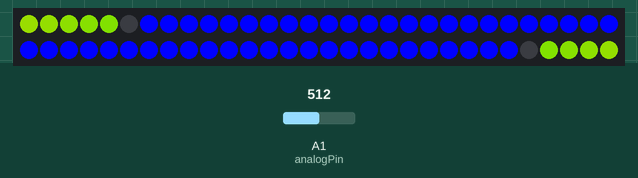
This sketch was run on a simulated Arduino Uno, built with avr-gcc and run on an emulated ATmega328P. Shown: 60 RGB LEDs in strip order, left to right, continuing on the next row. Inputs (shaded band) come from the test bench; at power-on: A1 (analogPin) = 512.

Above: at 1.2 s.
1.3 s: A1 (analogPin) set to 160
At 1.31 s:
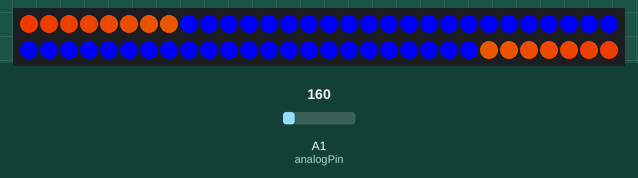
At 2.3 s:
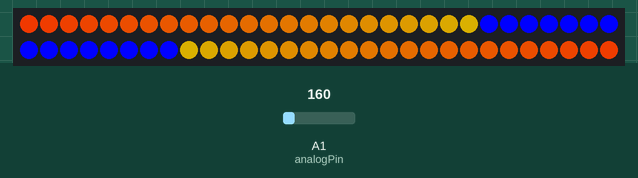
2.8 s: A1 (analogPin) set to 122
4.3 s: A1 (analogPin) set to 142
5.8 s: A1 (analogPin) set to 167
7.3 s: A1 (analogPin) set to 306
At 8.4 s:
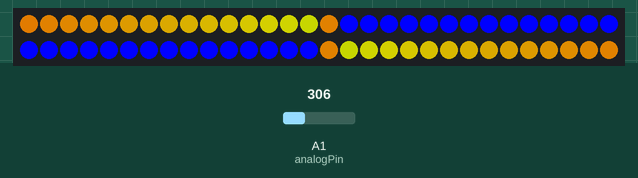
10.3 s: A1 (analogPin) set to 75
At 11.2 s:
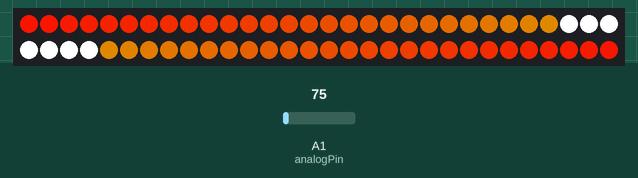
Timing chart, 0 to 13.3 s (numbered marks = the images above; inputs shaded):
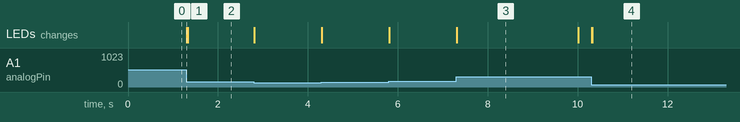

The sketch:

BeatStrip.ino
```cpp
#include <Adafruit_NeoPixel.h>

#define PIN 3 // LED Digital In PIN

int analogPin = 1;
int val = 0;
int peak = 0;
byte wheelCol = 0;
int loopCount = 0;
int activeColor = 0;
int lastPeak = 0;
unsigned long lastChange = millis();
const long interval = 5000;
Adafruit_NeoPixel strip = Adafruit_NeoPixel(60, PIN, NEO_GRB + NEO_KHZ800);

uint32_t ColorCombos[6] = {strip.Color(0, 0, 255), strip.Color(200, 0, 255), //different colors to rotate through
                            strip.Color(0, 0, 255), strip.Color(0, 255, 0),
                            strip.Color(255, 255, 255), strip.Color(0, 255, 0)};


void setup() {
  // put your setup code here, to run once:
  // Serial.begin(9600); Useful to print debug information, such as peak
   strip.begin();
   strip.show();

}

void loop() {
  unsigned long currentTime = millis();
  if(currentTime - lastChange >= interval){ // every 5 seconds change colors
    colorChange();
  }
  centerBarRainbow();
}

void centerBar(){
  val = analogRead(analogPin); // read in the voltage coming through the lowpass filter
  peak = round(val/20); // maximum value is ~600, max of LEDs being driven per side is 30

  if(peak < lastPeak){
    lastPeak = lastPeak -3; // if the new voltage is lower, reduce the 'amplitude' of the bar by 3 per side
  }
  else lastPeak = peak;

  for(int i2 = 0; i2<(30-lastPeak); i2++){ //OFF STATE
    strip.setPixelColor(i2, ColorCombos[activeColor+1]);
    strip.setPixelColor((60-i2), ColorCombos[activeColor+1]);
  }
  strip.show();
    for(int i = 0; i<lastPeak; i++){ // ON State
    strip.setPixelColor(i+30, ColorCombos[activeColor]);
    strip.setPixelColor((30-i), ColorCombos[activeColor]);
  }
  strip.show();
}


void centerBarRainbow(){  // WIP: Rotating, contrasting colors
  val = analogRead(analogPin);
  peak = round(val/20);

  if(peak < lastPeak){
    lastPeak = lastPeak -3;
  }
  else lastPeak = peak;

  for(int i2 = 0; i2<(30-lastPeak); i2++){ //OFF STATE
    strip.setPixelColor(i2, Wheel(i2+(peak*2)));
    strip.setPixelColor((60-i2), Wheel(i2+(peak*2)));
  }
  strip.show();
    for(int i = 0; i<lastPeak; i++){ // ON State
    strip.setPixelColor(i+30, ColorCombos[activeColor]);
    strip.setPixelColor((30-i), ColorCombos[activeColor]);
  }
  if(wheelCol = 255){
    wheelCol = 0;
  }
  else wheelCol++;
  strip.show();
 // delay(5);
}

void colorChange(){
  if(activeColor < 6){
    activeColor = activeColor + 2;
      lastChange = millis();
    }
    else activeColor = 0;
  }

void vuMeter(){
  val = analogRead(analogPin);
  peak = round(val/10);
  for(int i = 0; i<peak; i++){
  //  strip.setPixelColor(i, 255, 125, 0);
  }
    for(int i = peak; i<60; i++){
//    strip.setPixelColor(i, 0, 0, 0);
  }
  //strip.show();
}

uint32_t Wheel(byte WheelPos) { // Generate colors from a value of 0-255
  WheelPos = 255 - WheelPos;
  if(WheelPos < 85) {
   return strip.Color(255 - WheelPos * 3, 0, WheelPos * 3);
  } else if(WheelPos < 170) {
    WheelPos -= 85;
   return strip.Color(0, WheelPos * 3, 255 - WheelPos * 3);
  } else {
   WheelPos -= 170;
   return strip.Color(WheelPos * 3, 255 - WheelPos * 3, 0);
  }
}
```

Measured:
- after the input at 1.3 s, the LEDs: change at once (image 1)
- after the input at 7.3 s, the LEDs: change at once (image 3)
- after the input at 10.3 s, the LEDs: first change at once (image 4 shows a later state)
- what the display in image 3 shows lasts 2.7 s, from 7.3 s to 10.0 s
